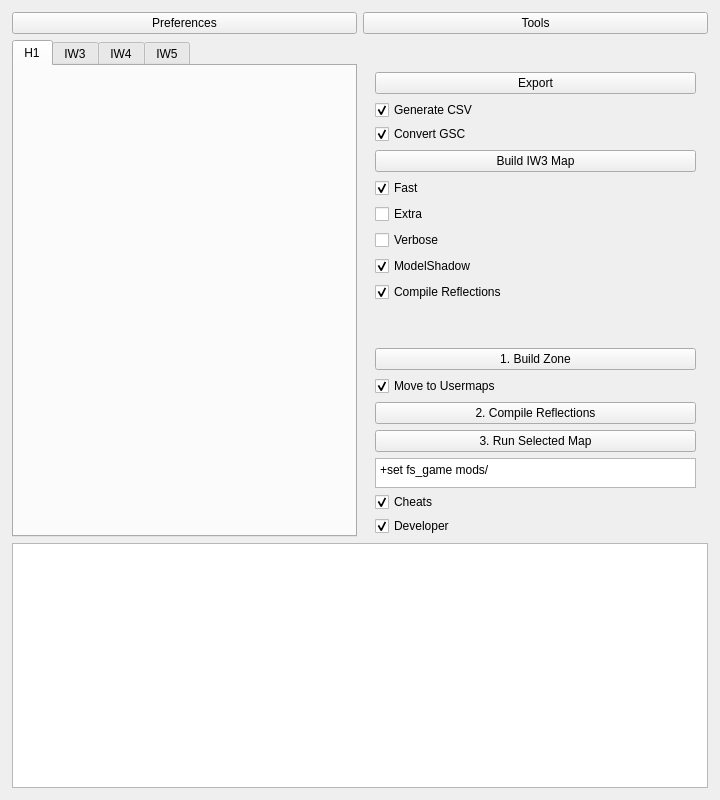
<?xml version="1.0" encoding="UTF-8"?>
<ui version="4.0">
 <class>H1ModToolsClass</class>
 <widget class="QMainWindow" name="H1ModToolsClass">
  <property name="enabled">
   <bool>true</bool>
  </property>
  <property name="geometry">
   <rect>
    <x>0</x>
    <y>0</y>
    <width>720</width>
    <height>800</height>
   </rect>
  </property>
  <property name="sizePolicy">
   <sizepolicy hsizetype="Fixed" vsizetype="Fixed">
    <horstretch>0</horstretch>
    <verstretch>0</verstretch>
   </sizepolicy>
  </property>
  <property name="windowTitle">
   <string>H1ModTools</string>
  </property>
  <property name="autoFillBackground">
   <bool>false</bool>
  </property>
  <widget class="QWidget" name="centralWidget">
   <layout class="QGridLayout" name="gridLayout">
    <property name="sizeConstraint">
     <enum>QLayout::SizeConstraint::SetDefaultConstraint</enum>
    </property>
    <item row="15" column="2" colspan="2">
     <widget class="QTextEdit" name="outputBuffer">
      <property name="lineWrapMode">
       <enum>QTextEdit::LineWrapMode::NoWrap</enum>
      </property>
     </widget>
    </item>
    <item row="12" column="2">
     <widget class="QTabWidget" name="tabWidget">
      <property name="enabled">
       <bool>true</bool>
      </property>
      <property name="currentIndex">
       <number>0</number>
      </property>
      <widget class="QWidget" name="tabH1">
       <attribute name="icon">
        <iconset resource="H1ModTools.qrc">
         <normaloff>:/H1ModTools/Resources/Icons/h1_icon.png</normaloff>:/H1ModTools/Resources/Icons/h1_icon.png</iconset>
       </attribute>
       <attribute name="title">
        <string>H1</string>
       </attribute>
      </widget>
      <widget class="QWidget" name="tabIW3">
       <attribute name="icon">
        <iconset resource="H1ModTools.qrc">
         <normaloff>:/H1ModTools/Resources/Icons/iw3_icon.png</normaloff>:/H1ModTools/Resources/Icons/iw3_icon.png</iconset>
       </attribute>
       <attribute name="title">
        <string>IW3</string>
       </attribute>
      </widget>
      <widget class="QWidget" name="tabIW4">
       <attribute name="icon">
        <iconset resource="H1ModTools.qrc">
         <normaloff>:/H1ModTools/Resources/Icons/iw4_icon.png</normaloff>:/H1ModTools/Resources/Icons/iw4_icon.png</iconset>
       </attribute>
       <attribute name="title">
        <string>IW4</string>
       </attribute>
      </widget>
      <widget class="QWidget" name="tabIW5">
       <attribute name="icon">
        <iconset resource="H1ModTools.qrc">
         <normaloff>:/H1ModTools/Resources/Icons/iw5_icon.png</normaloff>:/H1ModTools/Resources/Icons/iw5_icon.png</iconset>
       </attribute>
       <attribute name="title">
        <string>IW5</string>
       </attribute>
      </widget>
     </widget>
    </item>
    <item row="1" column="2" colspan="2">
     <layout class="QHBoxLayout" name="horizontalLayout">
      <item>
       <widget class="QPushButton" name="settingsButton">
        <property name="text">
         <string>Preferences</string>
        </property>
       </widget>
      </item>
      <item>
       <widget class="QPushButton" name="toolsButton">
        <property name="text">
         <string>Tools</string>
        </property>
       </widget>
      </item>
     </layout>
    </item>
    <item row="12" column="3">
     <widget class="QWidget" name="widget" native="true">
      <layout class="QVBoxLayout" name="verticalLayout">
       <property name="sizeConstraint">
        <enum>QLayout::SizeConstraint::SetDefaultConstraint</enum>
       </property>
       <property name="bottomMargin">
        <number>1</number>
       </property>
       <item>
        <spacer name="horizontalSpacer_4">
         <property name="orientation">
          <enum>Qt::Orientation::Horizontal</enum>
         </property>
         <property name="sizeHint" stdset="0">
          <size>
           <width>40</width>
           <height>20</height>
          </size>
         </property>
        </spacer>
       </item>
       <item>
        <widget class="QPushButton" name="exportButton">
         <property name="layoutDirection">
          <enum>Qt::LayoutDirection::RightToLeft</enum>
         </property>
         <property name="text">
          <string>Export</string>
         </property>
         <property name="icon">
          <iconset resource="H1ModTools.qrc">
           <normaloff>:/H1ModTools/Resources/Icons/h1_icon.png</normaloff>:/H1ModTools/Resources/Icons/h1_icon.png</iconset>
         </property>
         <property name="iconSize">
          <size>
           <width>16</width>
           <height>16</height>
          </size>
         </property>
        </widget>
       </item>
       <item>
        <layout class="QVBoxLayout" name="verticalLayout_3">
         <property name="spacing">
          <number>4</number>
         </property>
         <item>
          <widget class="QCheckBox" name="generateCsvCheckBox">
           <property name="text">
            <string>Generate CSV</string>
           </property>
           <property name="checked">
            <bool>true</bool>
           </property>
          </widget>
         </item>
         <item>
          <widget class="QCheckBox" name="convertGscCheckBox">
           <property name="text">
            <string>Convert GSC</string>
           </property>
           <property name="checked">
            <bool>true</bool>
           </property>
          </widget>
         </item>
        </layout>
       </item>
       <item>
        <widget class="QPushButton" name="buildAndExportButton">
         <property name="text">
          <string>Build IW3 Map</string>
         </property>
        </widget>
       </item>
       <item>
        <layout class="QVBoxLayout" name="verticalLayout_buildOptions">
         <item>
          <widget class="QCheckBox" name="fastCheckBox">
           <property name="text">
            <string>Fast</string>
           </property>
           <property name="checked">
            <bool>true</bool>
           </property>
          </widget>
         </item>
         <item>
          <widget class="QCheckBox" name="extraCheckBox">
           <property name="text">
            <string>Extra</string>
           </property>
          </widget>
         </item>
         <item>
          <widget class="QCheckBox" name="verboseCheckBox">
           <property name="text">
            <string>Verbose</string>
           </property>
          </widget>
         </item>
         <item>
          <widget class="QCheckBox" name="modelShadowCheckBox">
           <property name="text">
            <string>ModelShadow</string>
           </property>
           <property name="checked">
            <bool>true</bool>
           </property>
          </widget>
         </item>
         <item>
          <widget class="QCheckBox" name="compileReflectionsCheckBox">
           <property name="text">
            <string>Compile Reflections</string>
           </property>
           <property name="checked">
            <bool>true</bool>
           </property>
          </widget>
         </item>
        </layout>
       </item>
       <item>
        <spacer name="horizontalSpacer_3">
         <property name="orientation">
          <enum>Qt::Orientation::Vertical</enum>
         </property>
         <property name="sizeType">
          <enum>QSizePolicy::Policy::Expanding</enum>
         </property>
         <property name="sizeHint" stdset="0">
          <size>
           <width>20</width>
           <height>40</height>
          </size>
         </property>
        </spacer>
       </item>
       <item>
        <widget class="QPushButton" name="buildZoneButton">
         <property name="text">
          <string>1. Build Zone</string>
         </property>
        </widget>
       </item>
       <item>
        <widget class="QCheckBox" name="moveToUsermapsCheckBox">
         <property name="text">
          <string>Move to Usermaps</string>
         </property>
         <property name="checked">
          <bool>true</bool>
         </property>
        </widget>
       </item>
       <item>
        <widget class="QPushButton" name="compileReflectionsButton">
         <property name="text">
          <string>2. Compile Reflections</string>
         </property>
        </widget>
       </item>
       <item>
        <widget class="QPushButton" name="runMapButton">
         <property name="sizePolicy">
          <sizepolicy hsizetype="Minimum" vsizetype="Fixed">
           <horstretch>0</horstretch>
           <verstretch>0</verstretch>
          </sizepolicy>
         </property>
         <property name="sizeIncrement">
          <size>
           <width>0</width>
           <height>0</height>
          </size>
         </property>
         <property name="baseSize">
          <size>
           <width>0</width>
           <height>0</height>
          </size>
         </property>
         <property name="layoutDirection">
          <enum>Qt::LayoutDirection::LeftToRight</enum>
         </property>
         <property name="text">
          <string>3. Run Selected Map</string>
         </property>
        </widget>
       </item>
       <item>
        <layout class="QVBoxLayout" name="verticalLayout_2">
         <property name="spacing">
          <number>4</number>
         </property>
         <item>
          <widget class="QPlainTextEdit" name="mapRunCmdsText">
           <property name="sizePolicy">
            <sizepolicy hsizetype="Expanding" vsizetype="Expanding">
             <horstretch>0</horstretch>
             <verstretch>0</verstretch>
            </sizepolicy>
           </property>
           <property name="maximumSize">
            <size>
             <width>16777215</width>
             <height>30</height>
            </size>
           </property>
           <property name="whatsThis">
            <string>command line arguments</string>
           </property>
           <property name="plainText">
            <string>+set fs_game mods/</string>
           </property>
          </widget>
         </item>
         <item>
          <widget class="QCheckBox" name="cheatsCheckBox">
           <property name="sizePolicy">
            <sizepolicy hsizetype="Minimum" vsizetype="Fixed">
             <horstretch>0</horstretch>
             <verstretch>0</verstretch>
            </sizepolicy>
           </property>
           <property name="text">
            <string>Cheats</string>
           </property>
           <property name="checked">
            <bool>true</bool>
           </property>
          </widget>
         </item>
         <item>
          <widget class="QCheckBox" name="developerCheckBox">
           <property name="sizePolicy">
            <sizepolicy hsizetype="Minimum" vsizetype="Fixed">
             <horstretch>0</horstretch>
             <verstretch>0</verstretch>
            </sizepolicy>
           </property>
           <property name="layoutDirection">
            <enum>Qt::LayoutDirection::LeftToRight</enum>
           </property>
           <property name="text">
            <string>Developer</string>
           </property>
           <property name="checked">
            <bool>true</bool>
           </property>
          </widget>
         </item>
        </layout>
       </item>
      </layout>
     </widget>
    </item>
   </layout>
  </widget>
 </widget>
 <layoutdefault spacing="6" margin="12"/>
 <tabstops>
  <tabstop>settingsButton</tabstop>
  <tabstop>toolsButton</tabstop>
  <tabstop>tabWidget</tabstop>
  <tabstop>exportButton</tabstop>
  <tabstop>generateCsvCheckBox</tabstop>
  <tabstop>convertGscCheckBox</tabstop>
  <tabstop>buildZoneButton</tabstop>
  <tabstop>compileReflectionsButton</tabstop>
  <tabstop>runMapButton</tabstop>
  <tabstop>cheatsCheckBox</tabstop>
  <tabstop>developerCheckBox</tabstop>
  <tabstop>outputBuffer</tabstop>
 </tabstops>
 <resources>
  <include location="H1ModTools.qrc"/>
 </resources>
 <connections/>
 <designerdata>
  <property name="gridDeltaX">
   <number>10</number>
  </property>
  <property name="gridDeltaY">
   <number>10</number>
  </property>
  <property name="gridSnapX">
   <bool>true</bool>
  </property>
  <property name="gridSnapY">
   <bool>true</bool>
  </property>
  <property name="gridVisible">
   <bool>true</bool>
  </property>
 </designerdata>
</ui>
